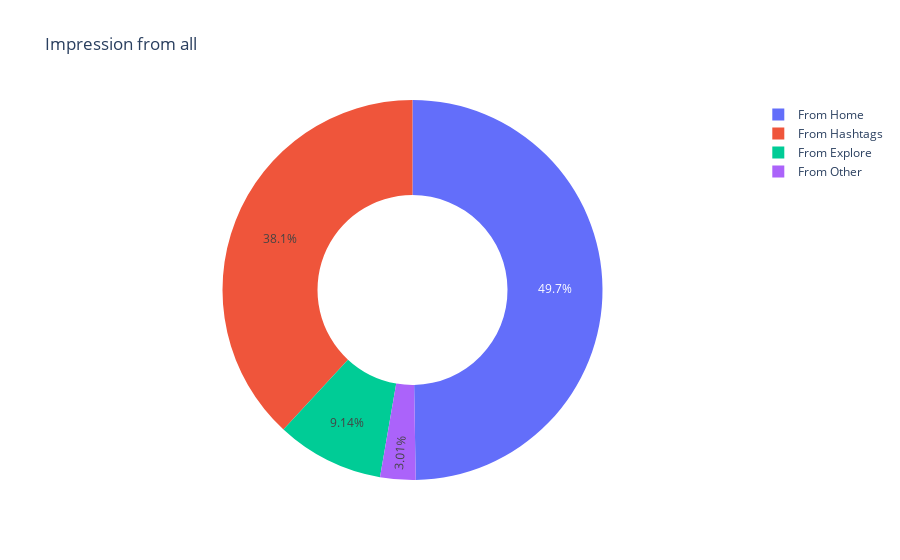

The notebook cell this image was saved under:
### Code cell
home = data["From Home"].sum()
hashtags = data["From Hashtags"].sum()
explore = data["From Explore"].sum()
other = data["From Other"].sum()

label = ['From Home','From Hashtags','From Explore','From Other']
value = [ home,hashtags,explore,other]

fig = px.pie(data, values=value,names=label, title = ' Impression from all',hole=0.5)
fig.show()

### Figure 1 — Plotly figure (JSON) as saved in the notebook; plotly's stock layout.template omitted (floating-point values rounded to 4 significant figures)
{"data": [{"domain": {"x": [0, 1], "y": [0, 1]}, "hole": 0.5, "hovertemplate": "label=%{label}<br>value=%{value}<extra></extra>", "labels": ["From Home", "From Hashtags", "From Explore", "From Other"], "legendgroup": "", "name": "", "showlegend": true, "type": "pie", "values": [224513, 172087, 41287, 13587]}], "layout": {"legend": {"tracegroupgap": 0}, "title": {"text": " Impression from all"}}}
